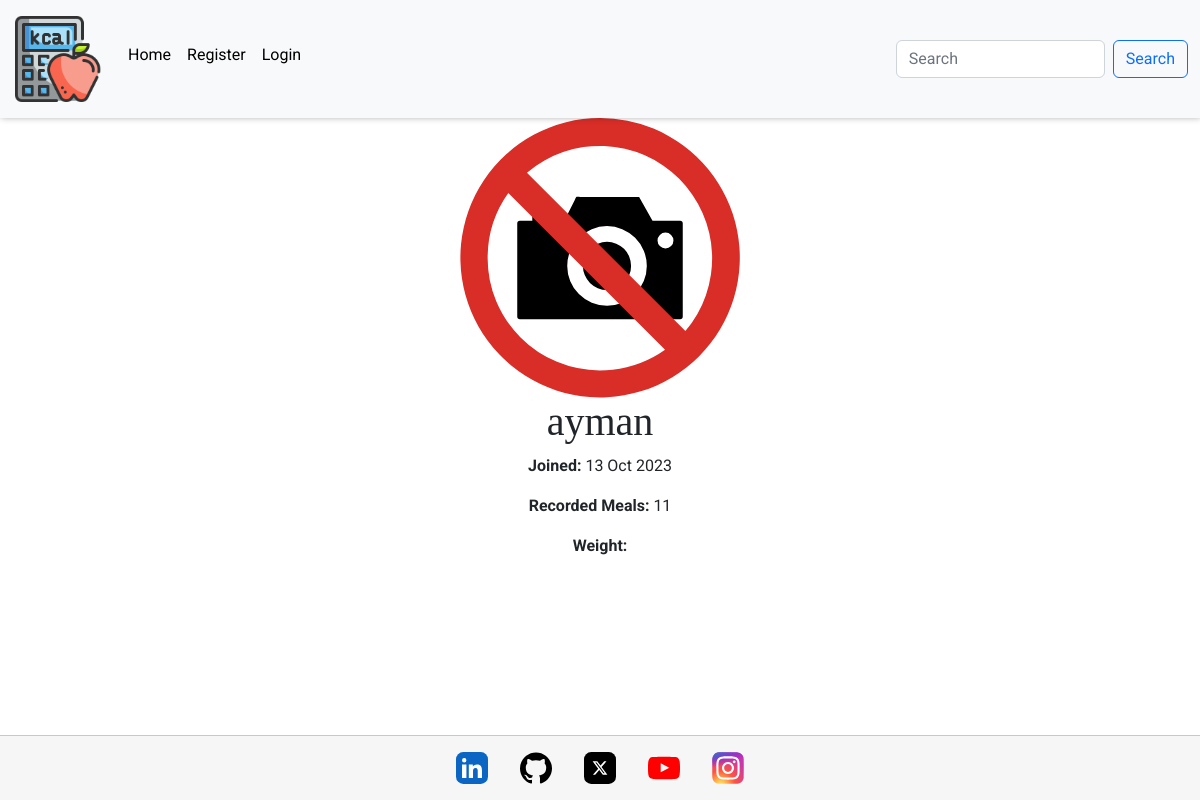
The page /profiles/user/3/ on the database its author committed.
### profiles/models.py (models this page shows, shortened)
class Profile(models.Model):
    user = models.OneToOneField(User, related_name="profile", on_delete=models.CASCADE)
    image = models.ImageField(upload_to="profiles/")
    image_thumbnail = ImageSpecField(
        source="image",
        processors=[ResizeToFill(300, 300)],
        format="WEBP",
        options={"quality": 75},
    )
    bio = RichTextField(max_length=2500, null=True, blank=True)
    age = models.FloatField(null=False, default="0")
    weight = models.FloatField(null=False, default="0")

### profiles/views.py (the view)
# urls.py: path("user/<slug:pk>/", Profiles.as_view(), name="profile"),
class Profiles(TemplateView):
    template_name = "profiles/profile.html"
    def get_context_data(self, **kwargs):
        profile = Profile.objects.get(user=self.kwargs["pk"])
        context = {"profile": profile, "form": ProfileForm(instance=profile)}
        return context

### profiles/forms.py
class ProfileForm(forms.ModelForm):
    class Meta:
        model = Profile
        fields = ["image", "bio", "age", "weight"]
        labels = {"image": "Avatar", "bio": "Bio", "age": "Age", "weight": "Weight"}

### profiles/templates/profiles/profile.html (shortened to what this page needs)
{% extends "base.html" %}
{% load static %}
{% block content %}
<div class="container p4">
    <div class="profile">
        <div class="info">
            <div class="profile-img text-center">
                {% if profile.image.url is not none %}
                <img src="{{ profile.image.url }}" alt="{{ profile.user.username }}'s profile image">
                {% else %}
                <img src="{% static '/icons/no-photography-icon.svg' %}" alt="Image not found icon">
                {% endif %}
            </div>
            <h1>{{ profile.user.username }}</h1>
            <p><strong>Joined: </strong>{{ profile.user.date_joined|date:'d M Y' }}</p>
            <p><strong>Recorded Meals: </strong>{{ profile.trackers.all.count }}</p>
            <p><strong>Weight: </strong>{{ profile.user.weight}}</p>
        </div>
    </div>
</div>
{% endblock %}

### static/css/base.css (style rules this page uses)
:root { --title: 'EB Garamond', serif; --main-font: 'Roboto', serif; --background: #3f006a0f; --blue: #0d6efd; --black: #000; --off-white: #f6f6f6; --white: #fff; --orange: #ffbf50; --smal-box-shadow: 1px -1px 7px 0 #00000061; --border: 1px solid #00000030; }
html, body { height: 100%; }
body { display: flex; flex-direction: column; font-family: var(--main-font); }
h1, h2, h3, h4, h5, h6 { font-family: var(--title); }
.profile-img { width: 280px; margin: 0 auto; }
.profile-img img { border-radius: 8px; width: 100%; }
.profile { display: flex; flex-direction: column; justify-content: center; }
.info { width: 100%; text-align: center; }

### rows shown on the page
Profile: user.username "ayman", user.date_joined "13 Oct 2023", trackers.all.count "11"
